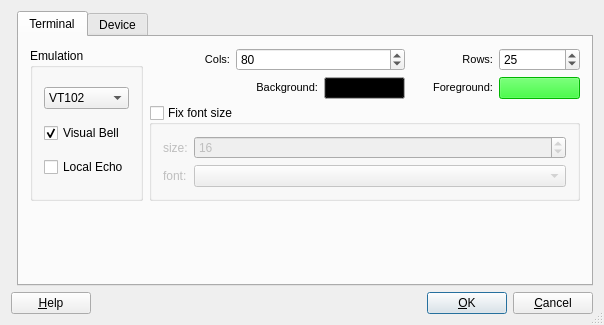
<?xml version="1.0" encoding="UTF-8"?>
<ui version="4.0">
 <author>Mike Sharkey &lt;michael@sharkey.servebeer.com&gt;</author>
 <comment>Serial port settings form</comment>
 <class>SettingsDialog</class>
 <widget class="QDialog" name="SettingsDialog">
  <property name="geometry">
   <rect>
    <x>0</x>
    <y>0</y>
    <width>604</width>
    <height>325</height>
   </rect>
  </property>
  <property name="windowTitle">
   <string>Settings</string>
  </property>
  <property name="sizeGripEnabled">
   <bool>true</bool>
  </property>
  <layout class="QGridLayout">
   <property name="leftMargin">
    <number>11</number>
   </property>
   <property name="topMargin">
    <number>11</number>
   </property>
   <property name="rightMargin">
    <number>11</number>
   </property>
   <property name="bottomMargin">
    <number>11</number>
   </property>
   <property name="spacing">
    <number>6</number>
   </property>
   <item row="1" column="0" colspan="2">
    <layout class="QHBoxLayout" name="hl">
     <property name="spacing">
      <number>6</number>
     </property>
     <property name="leftMargin">
      <number>0</number>
     </property>
     <property name="topMargin">
      <number>0</number>
     </property>
     <property name="rightMargin">
      <number>0</number>
     </property>
     <property name="bottomMargin">
      <number>0</number>
     </property>
     <item>
      <widget class="QPushButton" name="buttonHelp">
       <property name="text">
        <string>&amp;Help</string>
       </property>
       <property name="shortcut">
        <string>F1</string>
       </property>
       <property name="autoDefault">
        <bool>true</bool>
       </property>
      </widget>
     </item>
     <item>
      <spacer name="Horizontal Spacing2">
       <property name="orientation">
        <enum>Qt::Horizontal</enum>
       </property>
       <property name="sizeType">
        <enum>QSizePolicy::Expanding</enum>
       </property>
       <property name="sizeHint" stdset="0">
        <size>
         <width>20</width>
         <height>20</height>
        </size>
       </property>
      </spacer>
     </item>
     <item>
      <widget class="QPushButton" name="buttonOk">
       <property name="text">
        <string>&amp;OK</string>
       </property>
       <property name="shortcut">
        <string/>
       </property>
       <property name="autoDefault">
        <bool>true</bool>
       </property>
       <property name="default">
        <bool>true</bool>
       </property>
      </widget>
     </item>
     <item>
      <widget class="QPushButton" name="buttonCancel">
       <property name="text">
        <string>&amp;Cancel</string>
       </property>
       <property name="shortcut">
        <string/>
       </property>
       <property name="autoDefault">
        <bool>true</bool>
       </property>
      </widget>
     </item>
    </layout>
   </item>
   <item row="0" column="1">
    <widget class="QTabWidget" name="tabWidget">
     <property name="currentIndex">
      <number>0</number>
     </property>
     <widget class="QWidget" name="Widget3">
      <attribute name="title">
       <string>Terminal</string>
      </attribute>
      <layout class="QGridLayout" name="gl_term">
       <item row="0" column="0" rowspan="3">
        <widget class="QGroupBox" name="groupBox3">
         <property name="title">
          <string>Emulation</string>
         </property>
         <layout class="QGridLayout">
          <item row="0" column="0">
           <widget class="QComboBox" name="EmulationComboBox">
            <property name="toolTip">
             <string>Selects the terminal emulation.</string>
            </property>
            <property name="statusTip">
             <string>Selects the terminal emulation.</string>
            </property>
            <item>
             <property name="text">
              <string>VT102</string>
             </property>
            </item>
           </widget>
          </item>
          <item row="2" column="0">
           <widget class="QCheckBox" name="LocalEchoCheckBox">
            <property name="enabled">
             <bool>true</bool>
            </property>
            <property name="toolTip">
             <string>Echo characters typed to the screen.</string>
            </property>
            <property name="statusTip">
             <string>Echo characters typed to the screen.</string>
            </property>
            <property name="text">
             <string>Local Echo</string>
            </property>
           </widget>
          </item>
          <item row="1" column="0">
           <widget class="QCheckBox" name="VisualBellCheckBox">
            <property name="enabled">
             <bool>true</bool>
            </property>
            <property name="toolTip">
             <string>The visual bell will flash the emulation window instead of ringing the terminal bell.</string>
            </property>
            <property name="statusTip">
             <string>The visual bell will flash the emulation window instead of ringing the terminal bell.</string>
            </property>
            <property name="text">
             <string>Visual Bell</string>
            </property>
            <property name="checked">
             <bool>true</bool>
            </property>
           </widget>
          </item>
         </layout>
        </widget>
       </item>
       <item row="0" column="1">
        <widget class="QLabel" name="label">
         <property name="text">
          <string>&lt;!DOCTYPE HTML PUBLIC &quot;-//W3C//DTD HTML 4.0//EN&quot; &quot;http://www.w3.org/TR/REC-html40/strict.dtd&quot;&gt;
&lt;html&gt;&lt;head&gt;&lt;meta name=&quot;qrichtext&quot; content=&quot;1&quot; /&gt;&lt;style type=&quot;text/css&quot;&gt;
p, li { white-space: pre-wrap; }
&lt;/style&gt;&lt;/head&gt;&lt;body style=&quot; font-family:'DejaVu Sans'; font-size:8pt; font-weight:400; font-style:normal;&quot;&gt;
&lt;p align=&quot;right&quot; style=&quot; margin-top:0px; margin-bottom:0px; margin-left:0px; margin-right:0px; -qt-block-indent:0; text-indent:0px;&quot;&gt;Cols:&lt;/p&gt;&lt;/body&gt;&lt;/html&gt;</string>
         </property>
        </widget>
       </item>
       <item row="0" column="2" colspan="2">
        <widget class="QSpinBox" name="ColumnsSpinBox">
         <property name="toolTip">
          <string>Specify the number of character columns.</string>
         </property>
         <property name="statusTip">
          <string>Specify the number of character columns.</string>
         </property>
         <property name="minimum">
          <number>16</number>
         </property>
         <property name="maximum">
          <number>132</number>
         </property>
         <property name="value">
          <number>80</number>
         </property>
        </widget>
       </item>
       <item row="0" column="4">
        <widget class="QLabel" name="label_2">
         <property name="text">
          <string>&lt;!DOCTYPE HTML PUBLIC &quot;-//W3C//DTD HTML 4.0//EN&quot; &quot;http://www.w3.org/TR/REC-html40/strict.dtd&quot;&gt;
&lt;html&gt;&lt;head&gt;&lt;meta name=&quot;qrichtext&quot; content=&quot;1&quot; /&gt;&lt;style type=&quot;text/css&quot;&gt;
p, li { white-space: pre-wrap; }
&lt;/style&gt;&lt;/head&gt;&lt;body style=&quot; font-family:'DejaVu Sans'; font-size:8pt; font-weight:400; font-style:normal;&quot;&gt;
&lt;p align=&quot;right&quot; style=&quot; margin-top:0px; margin-bottom:0px; margin-left:0px; margin-right:0px; -qt-block-indent:0; text-indent:0px;&quot;&gt;Rows:&lt;/p&gt;&lt;/body&gt;&lt;/html&gt;</string>
         </property>
        </widget>
       </item>
       <item row="0" column="5">
        <widget class="QSpinBox" name="RowsSpinBox">
         <property name="toolTip">
          <string>Specify the number of character rows.</string>
         </property>
         <property name="statusTip">
          <string>Specify the number of character rows.</string>
         </property>
         <property name="minimum">
          <number>2</number>
         </property>
         <property name="maximum">
          <number>64</number>
         </property>
         <property name="value">
          <number>25</number>
         </property>
        </widget>
       </item>
       <item row="1" column="1" colspan="2">
        <widget class="QLabel" name="label_3">
         <property name="text">
          <string>&lt;!DOCTYPE HTML PUBLIC &quot;-//W3C//DTD HTML 4.0//EN&quot; &quot;http://www.w3.org/TR/REC-html40/strict.dtd&quot;&gt;
&lt;html&gt;&lt;head&gt;&lt;meta name=&quot;qrichtext&quot; content=&quot;1&quot; /&gt;&lt;style type=&quot;text/css&quot;&gt;
p, li { white-space: pre-wrap; }
&lt;/style&gt;&lt;/head&gt;&lt;body style=&quot; font-family:'DejaVu Sans'; font-size:8pt; font-weight:400; font-style:normal;&quot;&gt;
&lt;p align=&quot;right&quot; style=&quot; margin-top:0px; margin-bottom:0px; margin-left:0px; margin-right:0px; -qt-block-indent:0; text-indent:0px;&quot;&gt;Background:&lt;/p&gt;&lt;/body&gt;&lt;/html&gt;</string>
         </property>
        </widget>
       </item>
       <item row="1" column="3">
        <widget class="QPushButton" name="BackgroundColorButton">
         <property name="palette">
          <palette>
           <active>
            <colorrole role="Button">
             <brush brushstyle="SolidPattern">
              <color alpha="255">
               <red>0</red>
               <green>0</green>
               <blue>0</blue>
              </color>
             </brush>
            </colorrole>
           </active>
           <inactive>
            <colorrole role="Button">
             <brush brushstyle="SolidPattern">
              <color alpha="255">
               <red>0</red>
               <green>0</green>
               <blue>0</blue>
              </color>
             </brush>
            </colorrole>
           </inactive>
           <disabled>
            <colorrole role="Button">
             <brush brushstyle="SolidPattern">
              <color alpha="255">
               <red>0</red>
               <green>0</green>
               <blue>0</blue>
              </color>
             </brush>
            </colorrole>
           </disabled>
          </palette>
         </property>
         <property name="toolTip">
          <string>Change the character background color.</string>
         </property>
         <property name="statusTip">
          <string>Change the character background color.</string>
         </property>
         <property name="text">
          <string/>
         </property>
        </widget>
       </item>
       <item row="1" column="4">
        <widget class="QLabel" name="label_4">
         <property name="text">
          <string>&lt;!DOCTYPE HTML PUBLIC &quot;-//W3C//DTD HTML 4.0//EN&quot; &quot;http://www.w3.org/TR/REC-html40/strict.dtd&quot;&gt;
&lt;html&gt;&lt;head&gt;&lt;meta name=&quot;qrichtext&quot; content=&quot;1&quot; /&gt;&lt;style type=&quot;text/css&quot;&gt;
p, li { white-space: pre-wrap; }
&lt;/style&gt;&lt;/head&gt;&lt;body style=&quot; font-family:'DejaVu Sans'; font-size:8pt; font-weight:400; font-style:normal;&quot;&gt;
&lt;p align=&quot;right&quot; style=&quot; margin-top:0px; margin-bottom:0px; margin-left:0px; margin-right:0px; -qt-block-indent:0; text-indent:0px;&quot;&gt;Foreground:&lt;/p&gt;&lt;/body&gt;&lt;/html&gt;</string>
         </property>
        </widget>
       </item>
       <item row="1" column="5">
        <widget class="QPushButton" name="ForegroundColorButton">
         <property name="palette">
          <palette>
           <active>
            <colorrole role="WindowText">
             <brush brushstyle="SolidPattern">
              <color alpha="255">
               <red>0</red>
               <green>0</green>
               <blue>0</blue>
              </color>
             </brush>
            </colorrole>
            <colorrole role="Button">
             <brush brushstyle="SolidPattern">
              <color alpha="255">
               <red>0</red>
               <green>255</green>
               <blue>0</blue>
              </color>
             </brush>
            </colorrole>
            <colorrole role="Light">
             <brush brushstyle="SolidPattern">
              <color alpha="255">
               <red>127</red>
               <green>255</green>
               <blue>127</blue>
              </color>
             </brush>
            </colorrole>
            <colorrole role="Midlight">
             <brush brushstyle="SolidPattern">
              <color alpha="255">
               <red>63</red>
               <green>255</green>
               <blue>63</blue>
              </color>
             </brush>
            </colorrole>
            <colorrole role="Dark">
             <brush brushstyle="SolidPattern">
              <color alpha="255">
               <red>0</red>
               <green>127</green>
               <blue>0</blue>
              </color>
             </brush>
            </colorrole>
            <colorrole role="Mid">
             <brush brushstyle="SolidPattern">
              <color alpha="255">
               <red>0</red>
               <green>170</green>
               <blue>0</blue>
              </color>
             </brush>
            </colorrole>
            <colorrole role="Text">
             <brush brushstyle="SolidPattern">
              <color alpha="255">
               <red>0</red>
               <green>0</green>
               <blue>0</blue>
              </color>
             </brush>
            </colorrole>
            <colorrole role="BrightText">
             <brush brushstyle="SolidPattern">
              <color alpha="255">
               <red>255</red>
               <green>255</green>
               <blue>255</blue>
              </color>
             </brush>
            </colorrole>
            <colorrole role="ButtonText">
             <brush brushstyle="SolidPattern">
              <color alpha="255">
               <red>0</red>
               <green>0</green>
               <blue>0</blue>
              </color>
             </brush>
            </colorrole>
            <colorrole role="Base">
             <brush brushstyle="SolidPattern">
              <color alpha="255">
               <red>255</red>
               <green>255</green>
               <blue>255</blue>
              </color>
             </brush>
            </colorrole>
            <colorrole role="Window">
             <brush brushstyle="SolidPattern">
              <color alpha="255">
               <red>0</red>
               <green>255</green>
               <blue>0</blue>
              </color>
             </brush>
            </colorrole>
            <colorrole role="Shadow">
             <brush brushstyle="SolidPattern">
              <color alpha="255">
               <red>0</red>
               <green>0</green>
               <blue>0</blue>
              </color>
             </brush>
            </colorrole>
            <colorrole role="AlternateBase">
             <brush brushstyle="SolidPattern">
              <color alpha="255">
               <red>127</red>
               <green>255</green>
               <blue>127</blue>
              </color>
             </brush>
            </colorrole>
            <colorrole role="ToolTipBase">
             <brush brushstyle="SolidPattern">
              <color alpha="255">
               <red>255</red>
               <green>255</green>
               <blue>220</blue>
              </color>
             </brush>
            </colorrole>
            <colorrole role="ToolTipText">
             <brush brushstyle="SolidPattern">
              <color alpha="255">
               <red>0</red>
               <green>0</green>
               <blue>0</blue>
              </color>
             </brush>
            </colorrole>
            <colorrole role="PlaceholderText">
             <brush brushstyle="NoBrush">
              <color alpha="128">
               <red>0</red>
               <green>0</green>
               <blue>0</blue>
              </color>
             </brush>
            </colorrole>
           </active>
           <inactive>
            <colorrole role="WindowText">
             <brush brushstyle="SolidPattern">
              <color alpha="255">
               <red>0</red>
               <green>0</green>
               <blue>0</blue>
              </color>
             </brush>
            </colorrole>
            <colorrole role="Button">
             <brush brushstyle="SolidPattern">
              <color alpha="255">
               <red>0</red>
               <green>255</green>
               <blue>0</blue>
              </color>
             </brush>
            </colorrole>
            <colorrole role="Light">
             <brush brushstyle="SolidPattern">
              <color alpha="255">
               <red>127</red>
               <green>255</green>
               <blue>127</blue>
              </color>
             </brush>
            </colorrole>
            <colorrole role="Midlight">
             <brush brushstyle="SolidPattern">
              <color alpha="255">
               <red>63</red>
               <green>255</green>
               <blue>63</blue>
              </color>
             </brush>
            </colorrole>
            <colorrole role="Dark">
             <brush brushstyle="SolidPattern">
              <color alpha="255">
               <red>0</red>
               <green>127</green>
               <blue>0</blue>
              </color>
             </brush>
            </colorrole>
            <colorrole role="Mid">
             <brush brushstyle="SolidPattern">
              <color alpha="255">
               <red>0</red>
               <green>170</green>
               <blue>0</blue>
              </color>
             </brush>
            </colorrole>
            <colorrole role="Text">
             <brush brushstyle="SolidPattern">
              <color alpha="255">
               <red>0</red>
               <green>0</green>
               <blue>0</blue>
              </color>
             </brush>
            </colorrole>
            <colorrole role="BrightText">
             <brush brushstyle="SolidPattern">
              <color alpha="255">
               <red>255</red>
               <green>255</green>
               <blue>255</blue>
              </color>
             </brush>
            </colorrole>
            <colorrole role="ButtonText">
             <brush brushstyle="SolidPattern">
              <color alpha="255">
               <red>0</red>
               <green>0</green>
               <blue>0</blue>
              </color>
             </brush>
            </colorrole>
            <colorrole role="Base">
             <brush brushstyle="SolidPattern">
              <color alpha="255">
               <red>255</red>
               <green>255</green>
               <blue>255</blue>
              </color>
             </brush>
            </colorrole>
            <colorrole role="Window">
             <brush brushstyle="SolidPattern">
              <color alpha="255">
               <red>0</red>
               <green>255</green>
               <blue>0</blue>
              </color>
             </brush>
            </colorrole>
            <colorrole role="Shadow">
             <brush brushstyle="SolidPattern">
              <color alpha="255">
               <red>0</red>
               <green>0</green>
               <blue>0</blue>
              </color>
             </brush>
            </colorrole>
            <colorrole role="AlternateBase">
             <brush brushstyle="SolidPattern">
              <color alpha="255">
               <red>127</red>
               <green>255</green>
               <blue>127</blue>
              </color>
             </brush>
            </colorrole>
            <colorrole role="ToolTipBase">
             <brush brushstyle="SolidPattern">
              <color alpha="255">
               <red>255</red>
               <green>255</green>
               <blue>220</blue>
              </color>
             </brush>
            </colorrole>
            <colorrole role="ToolTipText">
             <brush brushstyle="SolidPattern">
              <color alpha="255">
               <red>0</red>
               <green>0</green>
               <blue>0</blue>
              </color>
             </brush>
            </colorrole>
            <colorrole role="PlaceholderText">
             <brush brushstyle="NoBrush">
              <color alpha="128">
               <red>0</red>
               <green>0</green>
               <blue>0</blue>
              </color>
             </brush>
            </colorrole>
           </inactive>
           <disabled>
            <colorrole role="WindowText">
             <brush brushstyle="SolidPattern">
              <color alpha="255">
               <red>0</red>
               <green>127</green>
               <blue>0</blue>
              </color>
             </brush>
            </colorrole>
            <colorrole role="Button">
             <brush brushstyle="SolidPattern">
              <color alpha="255">
               <red>0</red>
               <green>255</green>
               <blue>0</blue>
              </color>
             </brush>
            </colorrole>
            <colorrole role="Light">
             <brush brushstyle="SolidPattern">
              <color alpha="255">
               <red>127</red>
               <green>255</green>
               <blue>127</blue>
              </color>
             </brush>
            </colorrole>
            <colorrole role="Midlight">
             <brush brushstyle="SolidPattern">
              <color alpha="255">
               <red>63</red>
               <green>255</green>
               <blue>63</blue>
              </color>
             </brush>
            </colorrole>
            <colorrole role="Dark">
             <brush brushstyle="SolidPattern">
              <color alpha="255">
               <red>0</red>
               <green>127</green>
               <blue>0</blue>
              </color>
             </brush>
            </colorrole>
            <colorrole role="Mid">
             <brush brushstyle="SolidPattern">
              <color alpha="255">
               <red>0</red>
               <green>170</green>
               <blue>0</blue>
              </color>
             </brush>
            </colorrole>
            <colorrole role="Text">
             <brush brushstyle="SolidPattern">
              <color alpha="255">
               <red>0</red>
               <green>127</green>
               <blue>0</blue>
              </color>
             </brush>
            </colorrole>
            <colorrole role="BrightText">
             <brush brushstyle="SolidPattern">
              <color alpha="255">
               <red>255</red>
               <green>255</green>
               <blue>255</blue>
              </color>
             </brush>
            </colorrole>
            <colorrole role="ButtonText">
             <brush brushstyle="SolidPattern">
              <color alpha="255">
               <red>0</red>
               <green>127</green>
               <blue>0</blue>
              </color>
             </brush>
            </colorrole>
            <colorrole role="Base">
             <brush brushstyle="SolidPattern">
              <color alpha="255">
               <red>0</red>
               <green>255</green>
               <blue>0</blue>
              </color>
             </brush>
            </colorrole>
            <colorrole role="Window">
             <brush brushstyle="SolidPattern">
              <color alpha="255">
               <red>0</red>
               <green>255</green>
               <blue>0</blue>
              </color>
             </brush>
            </colorrole>
            <colorrole role="Shadow">
             <brush brushstyle="SolidPattern">
              <color alpha="255">
               <red>0</red>
               <green>0</green>
               <blue>0</blue>
              </color>
             </brush>
            </colorrole>
            <colorrole role="AlternateBase">
             <brush brushstyle="SolidPattern">
              <color alpha="255">
               <red>0</red>
               <green>255</green>
               <blue>0</blue>
              </color>
             </brush>
            </colorrole>
            <colorrole role="ToolTipBase">
             <brush brushstyle="SolidPattern">
              <color alpha="255">
               <red>255</red>
               <green>255</green>
               <blue>220</blue>
              </color>
             </brush>
            </colorrole>
            <colorrole role="ToolTipText">
             <brush brushstyle="SolidPattern">
              <color alpha="255">
               <red>0</red>
               <green>0</green>
               <blue>0</blue>
              </color>
             </brush>
            </colorrole>
            <colorrole role="PlaceholderText">
             <brush brushstyle="NoBrush">
              <color alpha="128">
               <red>0</red>
               <green>0</green>
               <blue>0</blue>
              </color>
             </brush>
            </colorrole>
           </disabled>
          </palette>
         </property>
         <property name="text">
          <string/>
         </property>
        </widget>
       </item>
       <item row="3" column="3">
        <spacer name="spacer3">
         <property name="orientation">
          <enum>Qt::Vertical</enum>
         </property>
         <property name="sizeType">
          <enum>QSizePolicy::Expanding</enum>
         </property>
         <property name="sizeHint" stdset="0">
          <size>
           <width>20</width>
           <height>71</height>
          </size>
         </property>
        </spacer>
       </item>
       <item row="2" column="1" colspan="5">
        <widget class="QGroupBox" name="groupBox">
         <property name="title">
          <string>Fix font size</string>
         </property>
         <property name="checkable">
          <bool>true</bool>
         </property>
         <property name="checked">
          <bool>false</bool>
         </property>
         <layout class="QFormLayout" name="formLayout">
          <item row="0" column="0">
           <widget class="QLabel" name="label_5">
            <property name="text">
             <string>size:</string>
            </property>
           </widget>
          </item>
          <item row="0" column="1">
           <widget class="QSpinBox" name="spinBox">
            <property name="minimum">
             <number>8</number>
            </property>
            <property name="maximum">
             <number>64</number>
            </property>
            <property name="value">
             <number>16</number>
            </property>
           </widget>
          </item>
          <item row="1" column="0">
           <widget class="QLabel" name="label_6">
            <property name="text">
             <string>font:</string>
            </property>
           </widget>
          </item>
          <item row="1" column="1">
           <widget class="QComboBox" name="comboBox"/>
          </item>
         </layout>
        </widget>
       </item>
      </layout>
     </widget>
     <widget class="QWidget" name="Widget2">
      <attribute name="title">
       <string>Device</string>
      </attribute>
      <layout class="QGridLayout">
       <item row="0" column="0">
        <layout class="QGridLayout" name="gl_device">
         <item row="1" column="3" colspan="2">
          <spacer name="spacer4">
           <property name="orientation">
            <enum>Qt::Horizontal</enum>
           </property>
           <property name="sizeType">
            <enum>QSizePolicy::Expanding</enum>
           </property>
           <property name="sizeHint" stdset="0">
            <size>
             <width>281</width>
             <height>20</height>
            </size>
           </property>
          </spacer>
         </item>
         <item row="1" column="1" colspan="2">
          <widget class="QComboBox" name="BaudRateComboBox">
           <property name="toolTip">
            <string>SPecify the baud raet (bps).</string>
           </property>
           <property name="statusTip">
            <string>SPecify the baud raet (bps).</string>
           </property>
           <property name="currentIndex">
            <number>11</number>
           </property>
           <item>
            <property name="text">
             <string>50</string>
            </property>
           </item>
           <item>
            <property name="text">
             <string>75</string>
            </property>
           </item>
           <item>
            <property name="text">
             <string>110</string>
            </property>
           </item>
           <item>
            <property name="text">
             <string>134</string>
            </property>
           </item>
           <item>
            <property name="text">
             <string>150</string>
            </property>
           </item>
           <item>
            <property name="text">
             <string>300</string>
            </property>
           </item>
           <item>
            <property name="text">
             <string>600</string>
            </property>
           </item>
           <item>
            <property name="text">
             <string>1200</string>
            </property>
           </item>
           <item>
            <property name="text">
             <string>1800</string>
            </property>
           </item>
           <item>
            <property name="text">
             <string>2400</string>
            </property>
           </item>
           <item>
            <property name="text">
             <string>4800</string>
            </property>
           </item>
           <item>
            <property name="text">
             <string>9600</string>
            </property>
           </item>
           <item>
            <property name="text">
             <string>19200</string>
            </property>
           </item>
           <item>
            <property name="text">
             <string>38400</string>
            </property>
           </item>
           <item>
            <property name="text">
             <string>57600</string>
            </property>
           </item>
           <item>
            <property name="text">
             <string>115200</string>
            </property>
           </item>
           <item>
            <property name="text">
             <string>230400</string>
            </property>
           </item>
          </widget>
         </item>
         <item row="2" column="2" rowspan="2">
          <widget class="QGroupBox" name="groupBox4">
           <property name="title">
            <string>Framing</string>
           </property>
           <layout class="QGridLayout">
            <item row="0" column="0">
             <layout class="QGridLayout">
              <item row="2" column="0">
               <widget class="QLabel" name="textLabel4_2">
                <property name="text">
                 <string>Parity:</string>
                </property>
                <property name="alignment">
                 <set>Qt::AlignRight|Qt::AlignTrailing|Qt::AlignVCenter</set>
                </property>
                <property name="wordWrap">
                 <bool>false</bool>
                </property>
               </widget>
              </item>
              <item row="2" column="1" colspan="2">
               <widget class="QComboBox" name="ParityComboBox">
                <property name="toolTip">
                 <string>Specify the character framing parity.</string>
                </property>
                <property name="statusTip">
                 <string>Specify the character framing parity.</string>
                </property>
                <item>
                 <property name="text">
                  <string>NONE</string>
                 </property>
                </item>
                <item>
                 <property name="text">
                  <string>EVEN</string>
                 </property>
                </item>
                <item>
                 <property name="text">
                  <string>ODD</string>
                 </property>
                </item>
               </widget>
              </item>
              <item row="0" column="0" colspan="2">
               <widget class="QLabel" name="textLabel2_3">
                <property name="text">
                 <string>Data bits:</string>
                </property>
                <property name="alignment">
                 <set>Qt::AlignRight|Qt::AlignTrailing|Qt::AlignVCenter</set>
                </property>
                <property name="wordWrap">
                 <bool>false</bool>
                </property>
               </widget>
              </item>
              <item row="0" column="2">
               <widget class="QComboBox" name="DataBitsComboBox">
                <property name="toolTip">
                 <string>Specify the number of data bits in a character frame.</string>
                </property>
                <property name="statusTip">
                 <string>Specify the number of data bits in a character frame.</string>
                </property>
                <property name="currentIndex">
                 <number>3</number>
                </property>
                <item>
                 <property name="text">
                  <string>5</string>
                 </property>
                </item>
                <item>
                 <property name="text">
                  <string>6</string>
                 </property>
                </item>
                <item>
                 <property name="text">
                  <string>7</string>
                 </property>
                </item>
                <item>
                 <property name="text">
                  <string>8</string>
                 </property>
                </item>
               </widget>
              </item>
              <item row="1" column="0" colspan="2">
               <widget class="QLabel" name="textLabel3">
                <property name="text">
                 <string>Stop bits:</string>
                </property>
                <property name="alignment">
                 <set>Qt::AlignRight|Qt::AlignTrailing|Qt::AlignVCenter</set>
                </property>
                <property name="wordWrap">
                 <bool>false</bool>
                </property>
               </widget>
              </item>
              <item row="1" column="2">
               <widget class="QComboBox" name="StopBitsComboBox">
                <property name="toolTip">
                 <string>Specify the number of stop bits in a frame.</string>
                </property>
                <property name="statusTip">
                 <string>Specify the number of stop bits in a frame.</string>
                </property>
                <item>
                 <property name="text">
                  <string>1</string>
                 </property>
                </item>
                <item>
                 <property name="text">
                  <string>1.5</string>
                 </property>
                </item>
                <item>
                 <property name="text">
                  <string>2</string>
                 </property>
                </item>
               </widget>
              </item>
             </layout>
            </item>
           </layout>
          </widget>
         </item>
         <item row="2" column="0" colspan="2">
          <spacer name="spacer5">
           <property name="orientation">
            <enum>Qt::Horizontal</enum>
           </property>
           <property name="sizeType">
            <enum>QSizePolicy::Expanding</enum>
           </property>
           <property name="sizeHint" stdset="0">
            <size>
             <width>101</width>
             <height>20</height>
            </size>
           </property>
          </spacer>
         </item>
         <item row="3" column="4" rowspan="2">
          <spacer name="spacer6">
           <property name="orientation">
            <enum>Qt::Vertical</enum>
           </property>
           <property name="sizeType">
            <enum>QSizePolicy::Expanding</enum>
           </property>
           <property name="sizeHint" stdset="0">
            <size>
             <width>20</width>
             <height>120</height>
            </size>
           </property>
          </spacer>
         </item>
         <item row="0" column="0">
          <widget class="QLabel" name="textLabel1">
           <property name="text">
            <string>Device:</string>
           </property>
           <property name="alignment">
            <set>Qt::AlignRight|Qt::AlignTrailing|Qt::AlignVCenter</set>
           </property>
           <property name="wordWrap">
            <bool>false</bool>
           </property>
          </widget>
         </item>
         <item row="1" column="0">
          <widget class="QLabel" name="BaudRateLabel">
           <property name="text">
            <string>Baud Rate:</string>
           </property>
           <property name="alignment">
            <set>Qt::AlignRight|Qt::AlignTrailing|Qt::AlignVCenter</set>
           </property>
           <property name="wordWrap">
            <bool>false</bool>
           </property>
          </widget>
         </item>
         <item row="0" column="3">
          <widget class="QLabel" name="textLabel4">
           <property name="text">
            <string>Flow Control:</string>
           </property>
           <property name="alignment">
            <set>Qt::AlignRight|Qt::AlignTrailing|Qt::AlignVCenter</set>
           </property>
           <property name="wordWrap">
            <bool>false</bool>
           </property>
          </widget>
         </item>
         <item row="0" column="1" colspan="2">
          <widget class="QComboBox" name="DeviceComboBox">
           <property name="toolTip">
            <string>Specify the name of the serial device.</string>
           </property>
           <property name="statusTip">
            <string>Specify the name of the serial device.</string>
           </property>
           <property name="editable">
            <bool>true</bool>
           </property>
           <item>
            <property name="text">
             <string>/dev/ttyUSB0</string>
            </property>
           </item>
           <item>
            <property name="text">
             <string>/dev/ttyUSB1</string>
            </property>
           </item>
           <item>
            <property name="text">
             <string>/dev/ttyUSB2</string>
            </property>
           </item>
           <item>
            <property name="text">
             <string>/dev/ttyUSB3</string>
            </property>
           </item>
           <item>
            <property name="text">
             <string>/dev/ttyS0</string>
            </property>
           </item>
           <item>
            <property name="text">
             <string>/dev/ttyS1</string>
            </property>
           </item>
           <item>
            <property name="text">
             <string>/dev/ttyS2</string>
            </property>
           </item>
           <item>
            <property name="text">
             <string>/dev/ttyS3</string>
            </property>
           </item>
          </widget>
         </item>
         <item row="4" column="2">
          <spacer name="spacer7">
           <property name="orientation">
            <enum>Qt::Vertical</enum>
           </property>
           <property name="sizeType">
            <enum>QSizePolicy::Expanding</enum>
           </property>
           <property name="sizeHint" stdset="0">
            <size>
             <width>20</width>
             <height>71</height>
            </size>
           </property>
          </spacer>
         </item>
         <item row="0" column="4">
          <widget class="QComboBox" name="FlowControlComboBox">
           <property name="toolTip">
            <string>Specify the flow control method.</string>
           </property>
           <property name="statusTip">
            <string>Specify the flow control method.</string>
           </property>
           <property name="whatsThis">
            <string>Specify the flow control method.</string>
           </property>
           <property name="currentIndex">
            <number>0</number>
           </property>
           <item>
            <property name="text">
             <string>NONE</string>
            </property>
           </item>
           <item>
            <property name="text">
             <string>XON/XOFF</string>
            </property>
           </item>
           <item>
            <property name="text">
             <string>RTS/CTS</string>
            </property>
           </item>
          </widget>
         </item>
        </layout>
       </item>
      </layout>
     </widget>
    </widget>
   </item>
  </layout>
 </widget>
 <layoutdefault spacing="6" margin="11"/>
 <pixmapfunction></pixmapfunction>
 <tabstops>
  <tabstop>tabWidget</tabstop>
  <tabstop>EmulationComboBox</tabstop>
  <tabstop>VisualBellCheckBox</tabstop>
  <tabstop>LocalEchoCheckBox</tabstop>
  <tabstop>ColumnsSpinBox</tabstop>
  <tabstop>RowsSpinBox</tabstop>
  <tabstop>BackgroundColorButton</tabstop>
  <tabstop>ForegroundColorButton</tabstop>
  <tabstop>DeviceComboBox</tabstop>
  <tabstop>BaudRateComboBox</tabstop>
  <tabstop>DataBitsComboBox</tabstop>
  <tabstop>StopBitsComboBox</tabstop>
  <tabstop>ParityComboBox</tabstop>
  <tabstop>FlowControlComboBox</tabstop>
  <tabstop>buttonHelp</tabstop>
  <tabstop>buttonOk</tabstop>
  <tabstop>buttonCancel</tabstop>
 </tabstops>
 <resources/>
 <connections>
  <connection>
   <sender>buttonOk</sender>
   <signal>clicked()</signal>
   <receiver>SettingsDialog</receiver>
   <slot>accept()</slot>
   <hints>
    <hint type="sourcelabel">
     <x>20</x>
     <y>20</y>
    </hint>
    <hint type="destinationlabel">
     <x>20</x>
     <y>20</y>
    </hint>
   </hints>
  </connection>
  <connection>
   <sender>buttonCancel</sender>
   <signal>clicked()</signal>
   <receiver>SettingsDialog</receiver>
   <slot>reject()</slot>
   <hints>
    <hint type="sourcelabel">
     <x>20</x>
     <y>20</y>
    </hint>
    <hint type="destinationlabel">
     <x>20</x>
     <y>20</y>
    </hint>
   </hints>
  </connection>
 </connections>
</ui>
